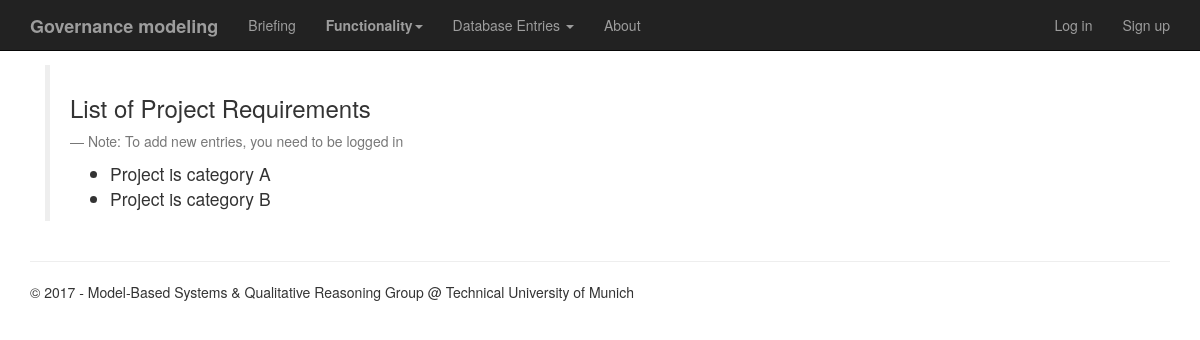
/dbcontent/Project_Requirements/list/, run on the app's committed database.
### app/models.py (models this page shows, shortened)
class ProjectRequirement(models.Model):
    name = models.CharField(max_length = 255, unique =True)
    description = models.TextField(max_length = 1000, blank=True, null=True,)
    condition_items = models.ManyToManyField(ProcessItem,
                                                related_name="condition_in_requirements",
                                                blank=True,)
    prevent_items = models.ManyToManyField(ProcessItem,
                                            related_name="prevent_in_requirements",
                                            blank=True,)
    introduced_items = models.ManyToManyField(ProcessItem,
                                                related_name="introduced_in_requirements",
                                                blank=True,)

### dbcontent/views.py (the view)
class ProjectRequirementView(generic.ListView):
    template_name = 'dbcontent/ProjectRequirementList.html'
    def get_queryset(self):
        return ProjectRequirement.objects.all()

### dbcontent/templates/dbcontent/ProjectRequirementList.html (shortened to what this page needs)
{% extends 'app/base.html' %}
{% block content %}
	<div class="container">
	<div class="row">
	<div class="col-xs-12">
	<blockquote>
		<h3>List of Project Requirements</h3>
		{% if user.is_authenticated %}
		{% else %}
		<p><small>Note: To add new entries, you need to be logged in</small></p>
		{% endif %}
		<ul>
			{% for item in object_list %}
				<li>{{ item.name }}</li>
			{% endfor %}
		</ul>
	</blockquote>
	</div>
	</div>
	</div>
{% endblock %}

### data on the page
ProjectRequirement: name "Project is category A"
ProjectRequirement: name "Project is category B"
